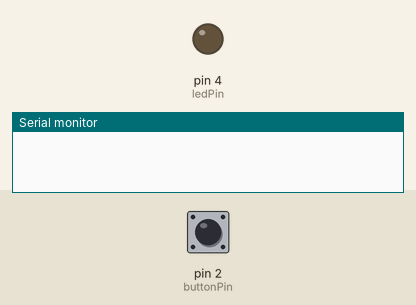
The sketch below on a simulated Arduino Uno, built with avr-gcc and run on an emulated ATmega328P. Shown: output pins drawn as LEDs (lit = HIGH), the last lines printed to the serial monitor. The test bench sets the inputs (shaded band); at power-on: pin 2 (buttonPin) LOW.

Above: at 1.2 s.
1.3 s: pin 2 (buttonPin) pulled HIGH for 0.15 s
At 1.7 s:
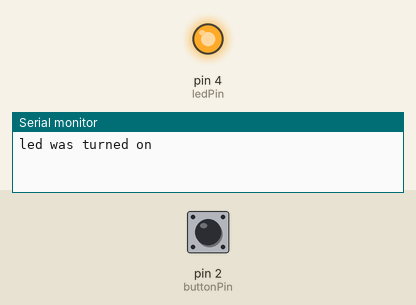
Timing chart, 0 to 7.8 s (numbered marks = the images above; inputs shaded):
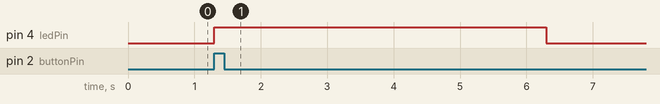

Measured:
- after the input at 1.3 s, pin 4 (ledPin): LOW → HIGH at once, → LOW 5.0 s later

The sketch:

script_project6_millis.ino.ino
```cpp
/*
  Project6


  modified 15 July 2024
  by Yasmin Bohak

  Interupt led on but off only 5 seconds after turned off
  use millis()
*/
int ledPin = 4;
int buttonPin = 2;  //6;
int buttonState = LOW;
long current_time = 0;
long t = 5000;


void setup() {
  pinMode(ledPin, OUTPUT);    // Initialize the LED pin as an output
  pinMode(buttonPin, INPUT);  // Initialize the button pin with internal pull-up
  Serial.begin(9600);         // Initialize serial communication

  // Attach interrupt to buttonPin, call the function on RISING edge
  attachInterrupt(digitalPinToInterrupt(buttonPin), buttonFun, RISING);
  //Set up the timmer so that it will activate ledOff when 5 seconds elapsed
}

void loop() {
  //add some delay
  if (millis() - current_time >= t)
  {
    digitalWrite(ledPin, LOW);
    Serial.println("led was turned off");
  }
}


// Interrupt service routine (ISR)
void buttonFun() {
  digitalWrite(ledPin, HIGH);
  current_time = millis();
  Serial.println("led was turned on");
}
```
